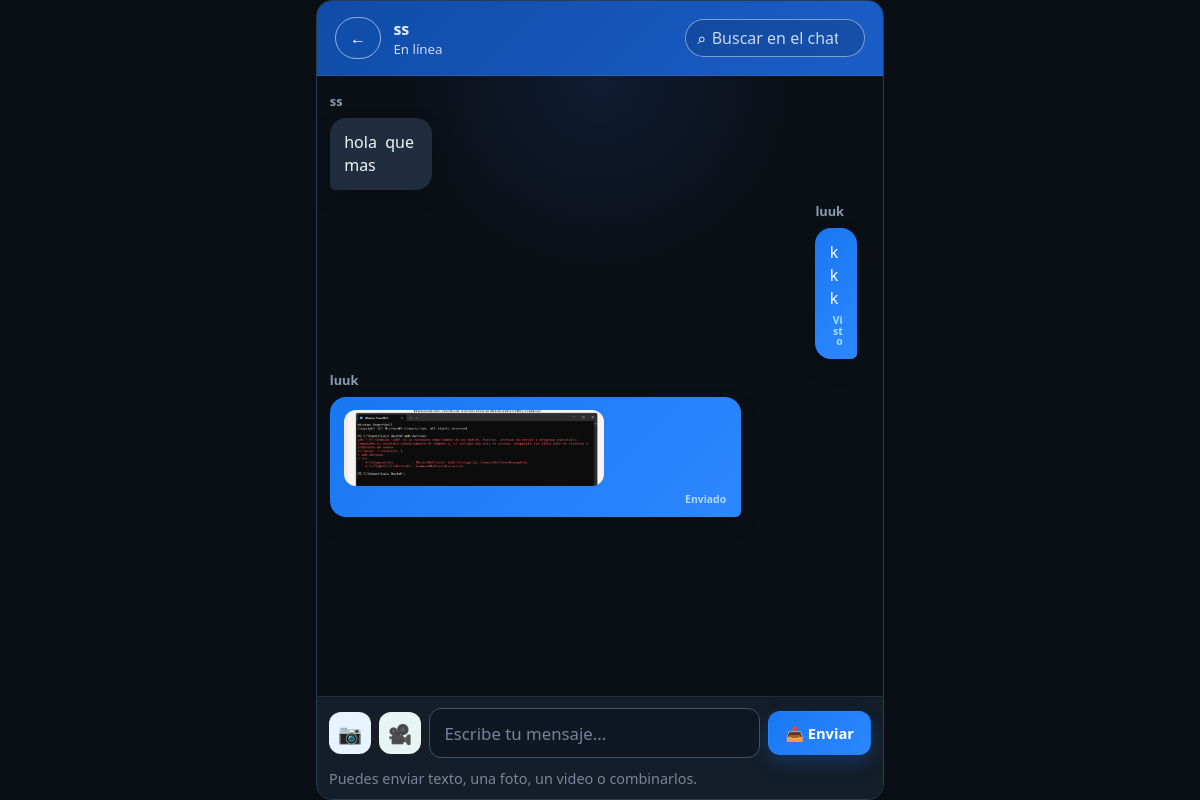
Screenshot of /chat/1/2 (signed in) with the database file from the repository.
### app.py (models this page shows)
class Usuario(db.Model):
    id = db.Column(db.Integer, primary_key=True)
    telefono = db.Column(db.String(20), unique=True, nullable=False)
    telefono_publico = db.Column(db.Boolean, default=False, nullable=False)
    usuario = db.Column(db.String(80), unique=True, nullable=False)
    password = db.Column(db.String(200), nullable=False)
    nombre = db.Column(db.String(100))
    bio = db.Column(db.Text)
    foto = db.Column(db.String(200))  # URL o ruta de imagen
    foto_data = db.Column(db.Text)  # Imagen subida, guardada en la base de datos

class Mensaje(db.Model):
    id = db.Column(db.Integer, primary_key=True)
    emisor_id = db.Column(db.Integer, db.ForeignKey('usuario.id'), nullable=False)
    receptor_id = db.Column(db.Integer, db.ForeignKey('usuario.id'), nullable=False)
    contenido = db.Column(db.Text, nullable=False, default="")
    imagen = db.Column(db.String(255))
    video = db.Column(db.String(255))
    audio = db.Column(db.String(255))
    respuesta_a_id = db.Column(db.Integer, db.ForeignKey('mensaje.id'), nullable=True)
    grupo_id = db.Column(db.Integer, db.ForeignKey('grupo.id'), nullable=True)
    leido = db.Column(db.Boolean, default=False, nullable=False)
    fecha = db.Column(db.DateTime, default=datetime.utcnow, nullable=False)
    emisor = db.relationship('Usuario', foreign_keys=[emisor_id])
    receptor = db.relationship('Usuario', foreign_keys=[receptor_id])
    respuesta_a = db.relationship('Mensaje', remote_side=[id], uselist=False)

### app.py (the view, shortened to what this page needs)
@app.route("/chat/<int:emisor_id>/<int:receptor_id>", methods=["GET", "POST"])
def chat(emisor_id, receptor_id):
    if session.get('user_id') != emisor_id:
        flash("Inicia sesión para abrir este chat.", "danger")
        return redirect(url_for("login"))
    emisor = Usuario.query.get(emisor_id)
    receptor = Usuario.query.get(receptor_id)
    if not emisor or not receptor:
        flash("Usuario no encontrado.")
        return redirect(url_for("index"))
    Mensaje.query.filter_by(
        emisor_id=receptor.id,
        receptor_id=emisor.id,
        leido=False
    ).update({"leido": True})
    db.session.commit()
    mensajes = Mensaje.query.filter(
        ((Mensaje.emisor_id == emisor.id) & (Mensaje.receptor_id == receptor.id)) |
        ((Mensaje.emisor_id == receptor.id) & (Mensaje.receptor_id == emisor.id))
    ).order_by(Mensaje.fecha.asc(), Mensaje.id.asc()).all()
    return render_template("chat.html", emisor=emisor, receptor=receptor, mensajes=mensajes)

### templates/chat.html (shortened to what this page needs)
<!DOCTYPE html>
<html lang="es">
<head>
    <link rel="stylesheet" type="text/css" href="{{ url_for('static', filename='style_new.css') }}">
</head>
<body>
    <div class="chat-page">
        <div class="container chat-page-container">
            <div class="chat-container">
                <div class="chat-header">
                    <a href="{{ url_for('mensajes', user_id=emisor.id) }}" class="back-link" aria-label="Volver a mis chats" title="Volver a mis chats">
                        <span aria-hidden="true">←</span>
                    </a>
                    <div class="chat-header-person">
                        <h4 class="chat-header-name">{{ receptor.usuario }}</h4>
                        <small>En línea</small>
                    </div>
                    <label class="chat-search" for="chat-search">
                        <span aria-hidden="true">⌕</span>
                        <input type="search" id="chat-search" placeholder="Buscar en el chat" autocomplete="off" aria-label="Buscar en el chat">
                    </label>
                </div>
                <div class="chat-messages" id="mensajesArea">
                    {% if mensajes %}
                        {% for m in mensajes %}
                            <div class="message {% if m.emisor_id == emisor.id %}sent{% else %}received{% endif %} pressable-message" data-message-id="{{ m.id }}" data-menu-target="message-menu-{{ m.id }}" data-search-text="{{ (m.contenido or '')|lower }}">
                                <div>
                                    <small class="text-muted" style="display: block; margin-bottom: 0.5rem;">
                                        <strong>{{ m.emisor.usuario }}</strong>
                                    </small>
                                    <div class="bubble">
                                        {% if m.imagen %}
                                            <img class="message-image" src="{{ url_for('static', filename=m.imagen) }}" alt="Imagen enviada">
                                        {% endif %}
                                        {% if m.contenido %}
                                            <span class="message-text">{{ m.contenido }}</span>
                                        {% endif %}
                                        {% if m.emisor_id == emisor.id %}
                                            <span class="message-status {% if m.leido %}is-seen{% endif %}" title="{% if m.leido %}Visto{% else %}Enviado{% endif %}" aria-label="{% if m.leido %}Mensaje visto{% else %}Mensaje enviado{% endif %}">{% if m.leido %}Visto{% else %}Enviado{% endif %}</span>
                                        {% endif %}
                                    </div>
                                </div>
                            </div>
                        {% endfor %}
                    {% else %}
                        <div style="text-align: center; color: #999; padding: 2rem; padding-top: 3rem;">
                            <p>✨ Aún no hay mensajes. ¡Comienza una conversación!</p>
                        </div>
                    {% endif %}
                </div>
                <div class="chat-input-area">
                    <form method="POST" enctype="multipart/form-data" class="chat-form">
                        <div class="input-group">
                            <label class="chat-image-button" for="imagen-chat" title="Adjuntar imagen">📷</label>
                            <label class="chat-image-button chat-video-button" for="video-chat" title="Adjuntar video">🎥</label>
                            <input type="text" name="mensaje" class="form-control" placeholder="Escribe tu mensaje...">
                            <button class="btn btn-primary" type="submit" data-loading-text="Enviando...">
                                📤 Enviar
                            </button>
                        </div>
                        <small id="selected-image" class="selected-image">Puedes enviar texto, una foto, un video o combinarlos.</small>
                    </form>
                </div>
            </div>
        </div>
    </div>
</body>
</html>

### rows the page displays
Usuario: usuario "ss"
Mensaje: emisor.usuario "ss", contenido "hola que mas"
Mensaje: emisor.usuario "luuk", contenido "kkk", leido "Visto"
Mensaje: emisor.usuario "luuk", imagen (picture), leido "Enviado"
